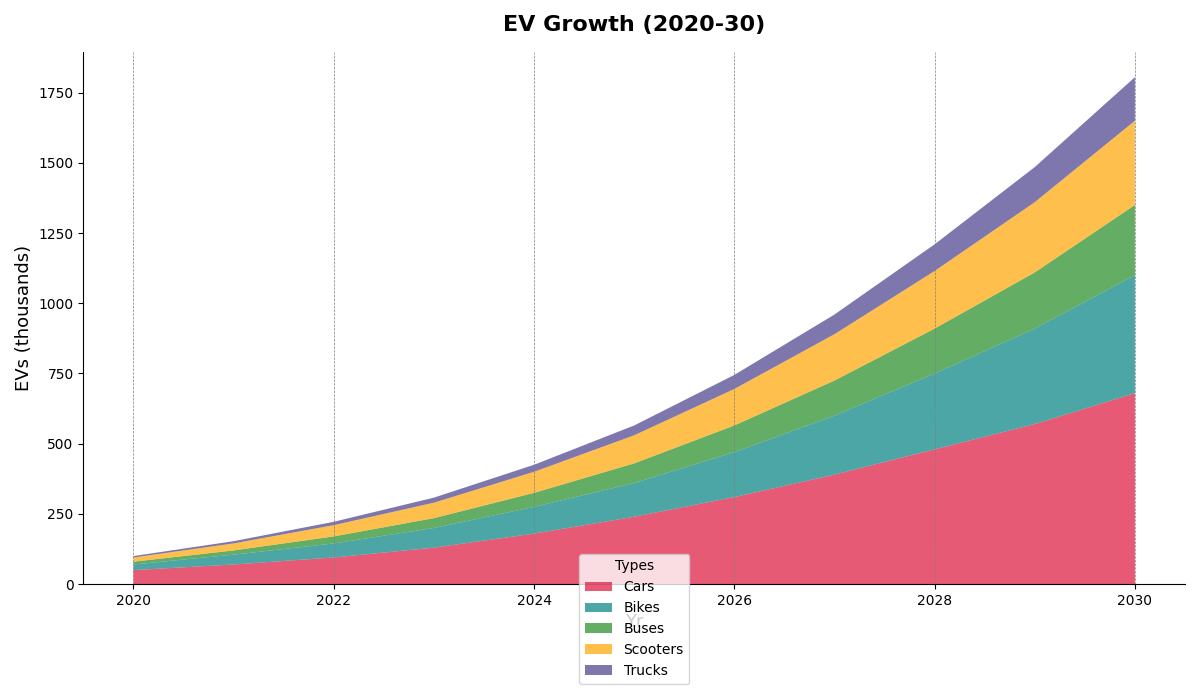

Python code for this plot:
import matplotlib.pyplot as plt
import numpy as np

years = np.arange(2020, 2031)

electric_cars = [50, 70, 95, 130, 180, 240, 310, 390, 480, 570, 680]
electric_bikes = [20, 35, 50, 70, 95, 120, 160, 210, 270, 340, 420]
electric_buses = [10, 15, 25, 35, 50, 70, 95, 125, 160, 200, 250]
electric_scooters = [15, 25, 40, 55, 75, 100, 130, 165, 205, 250, 300]
electric_trucks = [5, 8, 12, 18, 25, 35, 50, 70, 95, 125, 155]

electric_vehicles = np.array([electric_cars, electric_bikes, electric_buses,
                              electric_scooters, electric_trucks])

fig, ax = plt.subplots(figsize=(12, 7))

ax.stackplot(years, electric_vehicles, labels=['Cars', 'Bikes', 'Buses',
             'Scooters', 'Trucks'], colors=['crimson', 'teal', 'forestgreen',
             'orange', 'darkslateblue'], alpha=0.7)

ax.set_title("EV Growth (2020-30)", fontsize=16, fontweight='bold', pad=15)
ax.set_xlabel("Yr", fontsize=13)
ax.set_ylabel("EVs (thousands)", fontsize=13)

ax.legend(loc='lower center', bbox_to_anchor=(0.5, -0.2), title='Types')

ax.grid(axis='x', color='gray', linestyle='--', lw=0.5)

ax.spines['top'].set_visible(False)
ax.spines['right'].set_visible(False)

plt.tight_layout()
plt.show()
